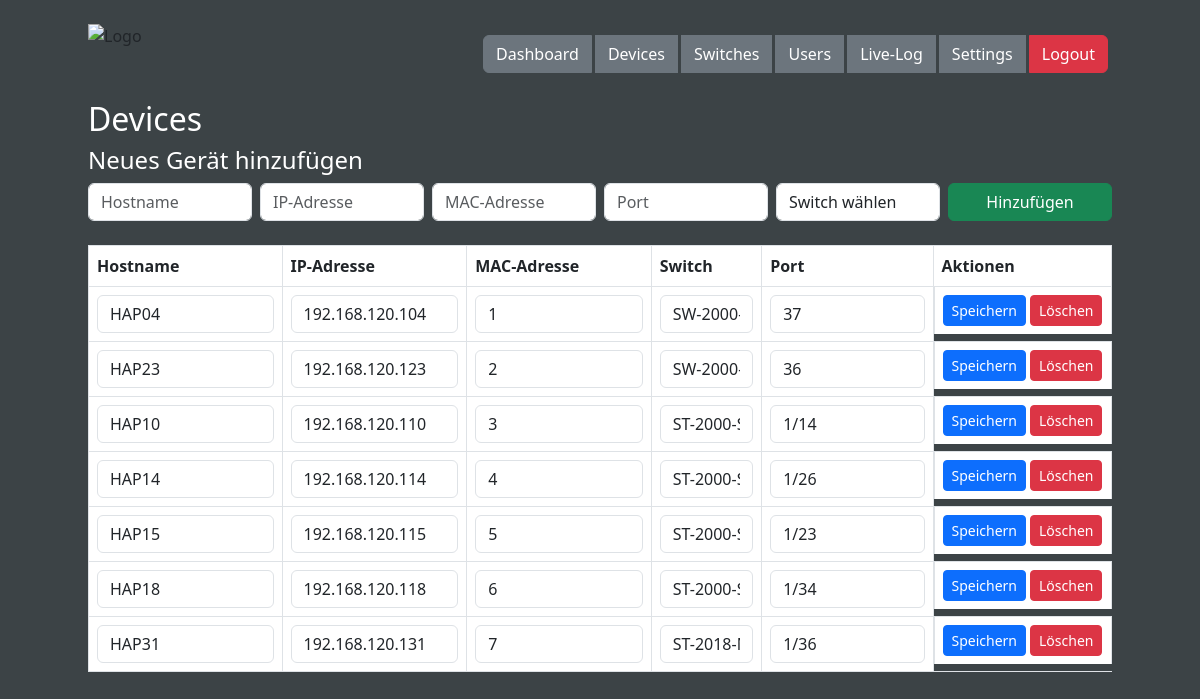
The app's page /devices (signed in) with its own data.
### tables this page shows
CREATE TABLE devices (
    mac TEXT PRIMARY KEY,
    rpi_ip TEXT NOT NULL,
    switch_hostname TEXT NOT NULL,
    port TEXT NOT NULL,
    name TEXT NOT NULL,
    FOREIGN KEY (switch_hostname) REFERENCES switches(hostname)
);

### app.py (the view, shortened to what this page needs)
@app.route('/devices', methods=['GET', 'POST'])
@login_required
def devices():
    conn = get_db_connection()
    switches = conn.execute("SELECT hostname FROM switches").fetchall()
    devices = conn.execute("""
        SELECT devices.mac, devices.rpi_ip, devices.port, devices.name, switches.hostname AS switch_hostname
        FROM devices
        JOIN switches ON devices.switch_hostname = switches.hostname
    """).fetchall()
    conn.close()
    interval_min = get_interval_seconds() // 60
    return render_template('devices.html', devices=devices, switches=switches)

### app.py (called while the page is built)
def get_interval_seconds():
    conn = get_db_connection()
    row = conn.execute("SELECT value FROM settings WHERE key='check_interval'").fetchone()
    conn.close()
    return int(row['value']) if row else 300

def get_db_connection():
    conn = sqlite3.connect(DB_PATH)
    conn.row_factory = sqlite3.Row
    return conn

@login_manager.user_loader
def load_user(user_id):
    conn = get_db_connection()
    user = conn.execute("SELECT * FROM users WHERE id = ?", (user_id,)).fetchone()
    conn.close()
    if user:
        return User(user['id'], user['username'], user['is_admin'])
    return None

### templates/devices.html (shortened to what this page needs)
{% extends "base.html" %}
{% block content %}
<h2>Devices</h2>
{% if current_user.is_admin %}
<h4>Neues Gerät hinzufügen</h4>
<form method="post" class="row g-2 mb-4">
    <div class="col"><input type="text" name="name" placeholder="Hostname" class="form-control" required></div>
    <div class="col"><input type="text" name="rpi_ip" placeholder="IP-Adresse" class="form-control" required></div>
    <div class="col"><input type="text" name="mac" placeholder="MAC-Adresse" class="form-control" required></div>
    <div class="col"><input type="text" name="port" placeholder="Port" class="form-control" required></div>
    <div class="col">
        <select name="switch_hostname" class="form-control" required>
            <option value="">Switch wählen</option>
        </select>
    </div>
    <div class="col"><button class="btn btn-success w-100">Hinzufügen</button></div>
</form>
{% endif %}
<table class="table table-bordered">
    <thead>
        <tr>
            <th>Hostname</th>
            <th>IP-Adresse</th>
            <th>MAC-Adresse</th>
            <th>Switch</th>
            <th>Port</th>
            {% if current_user.is_admin %}<th>Aktionen</th>{% endif %}
        </tr>
    </thead>
    <tbody>
        {% for d in devices %}
        <tr>
            {% if current_user.is_admin %}
            <form method="post">
                <td><input name="name" value="{{ d['name'] }}" class="form-control" required></td>
                <td><input name="rpi_ip" value="{{ d['rpi_ip'] }}" class="form-control" required></td>
                <td><input name="mac" value="{{ d['mac'] }}" class="form-control" required></td>
                <td>
                    <select name="switch_hostname" class="form-control" required>
                        {% for sw in switches %}
                            <option value="{{ sw['hostname'] }}" {% if sw['hostname']==d['switch_hostname'] %}selected{% endif %}>
                                {{ sw['hostname'] }}
                            </option>
                        {% endfor %}
                    </select>
                </td>
                <td><input name="port" value="{{ d['port'] }}" class="form-control" required></td>
                <td class="d-flex gap-1">
                    <button class="btn btn-primary btn-sm">Speichern</button>
                    <button name="delete_device" value="{{ d['mac'] }}" class="btn btn-danger btn-sm"
                        onclick="return confirm('Willst du das Gerät wirklich löschen?');">Löschen</button>
                </td>
            </form>
            {% else %}
            <td>{{ d['name'] }}</td>
            <td>{{ d['rpi_ip'] }}</td>
            <td>{{ d['mac'] }}</td>
            <td>{{ d['switch_hostname'] }}</td>
            <td>{{ d['port'] }}</td>
            {% endif %}
        </tr>
        {% endfor %}
    </tbody>
</table>
{% endblock %}

### static/css/style.css (style rules this page uses)
body { padding: 20px; background: #3c4346; }
h1, h2, h3, h4, h5, h6 { color: #fff; }

### records on screen
devices: name "HAP04", rpi_ip "192.168.120.104", mac "1", port "37"
devices: name "HAP23", rpi_ip "192.168.120.123", mac "2", port "36"
devices: name "HAP10", rpi_ip "192.168.120.110", mac "3", port "1/14"
devices: name "HAP14", rpi_ip "192.168.120.114", mac "4", port "1/26"
devices: name "HAP15", rpi_ip "192.168.120.115", mac "5", port "1/23"
devices: name "HAP18", rpi_ip "192.168.120.118", mac "6", port "1/34"
devices: name "HAP31", rpi_ip "192.168.120.131", mac "7", port "1/36"

### other values on screen
form field switch_hostname "SW-2000-RR"
form field switch_hostname "ST-2000-Sued"
form field switch_hostname "ST-2018-Nord"
